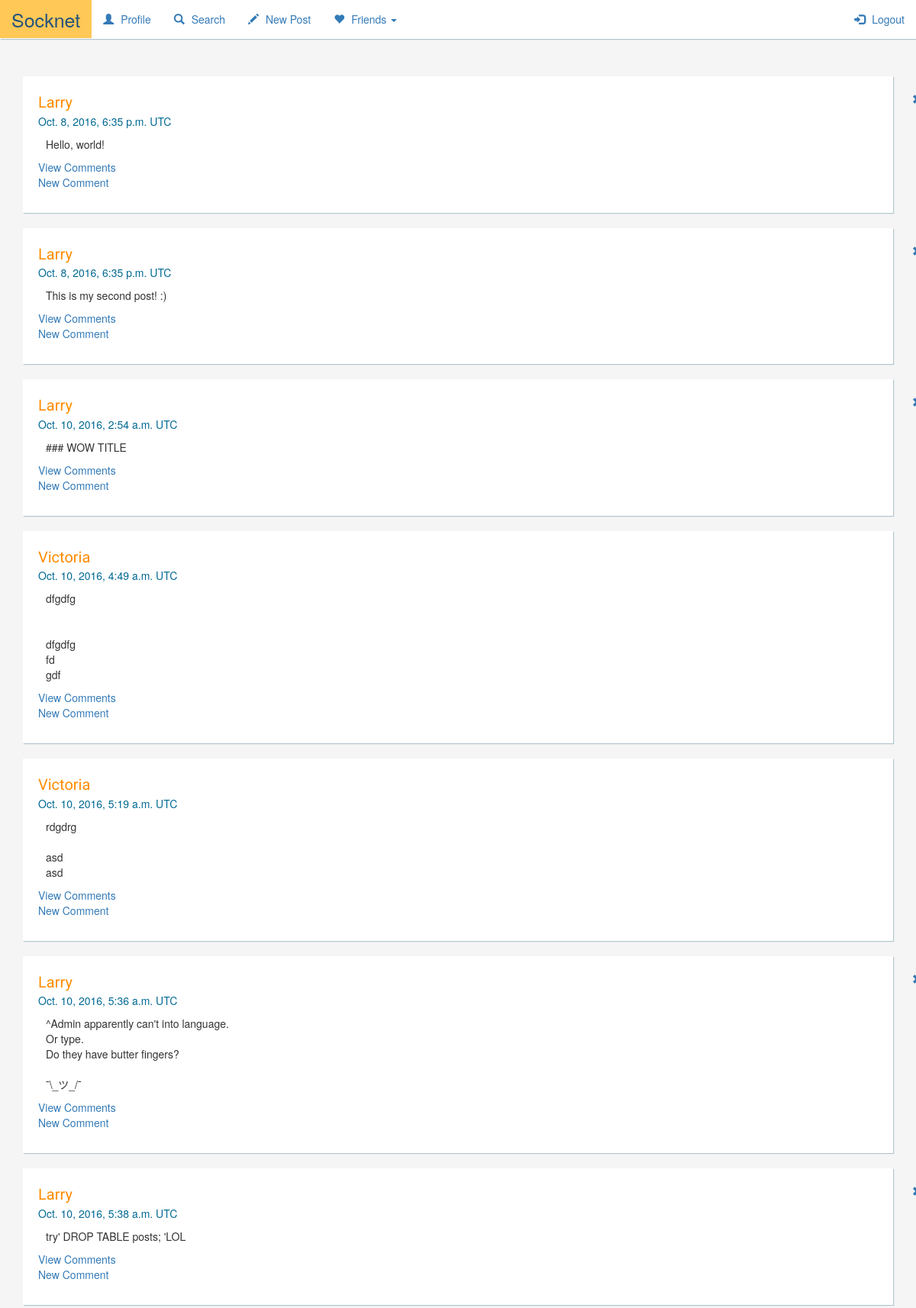
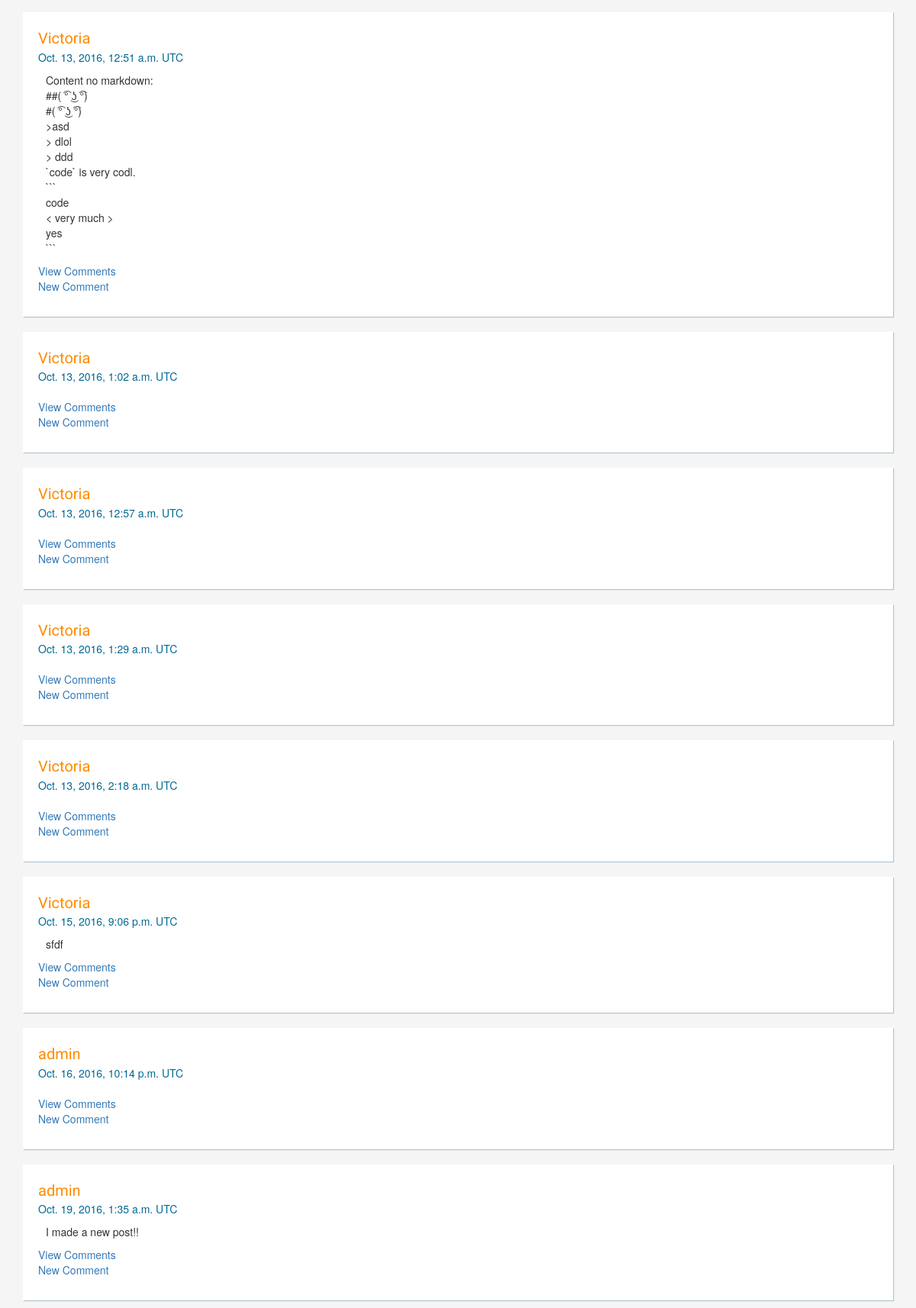
The app's page / (signed in), older data (2 pictures, top to bottom).
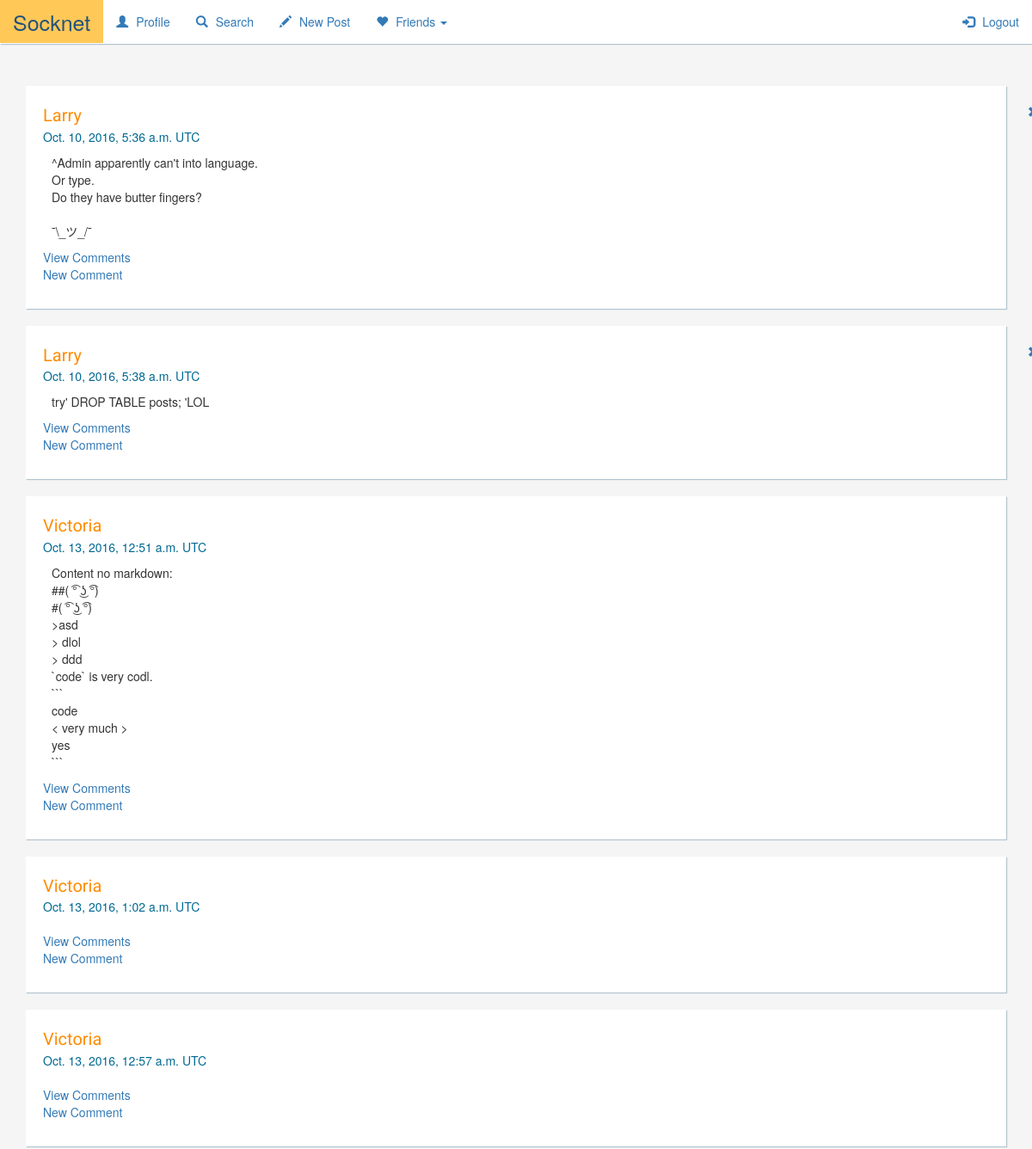
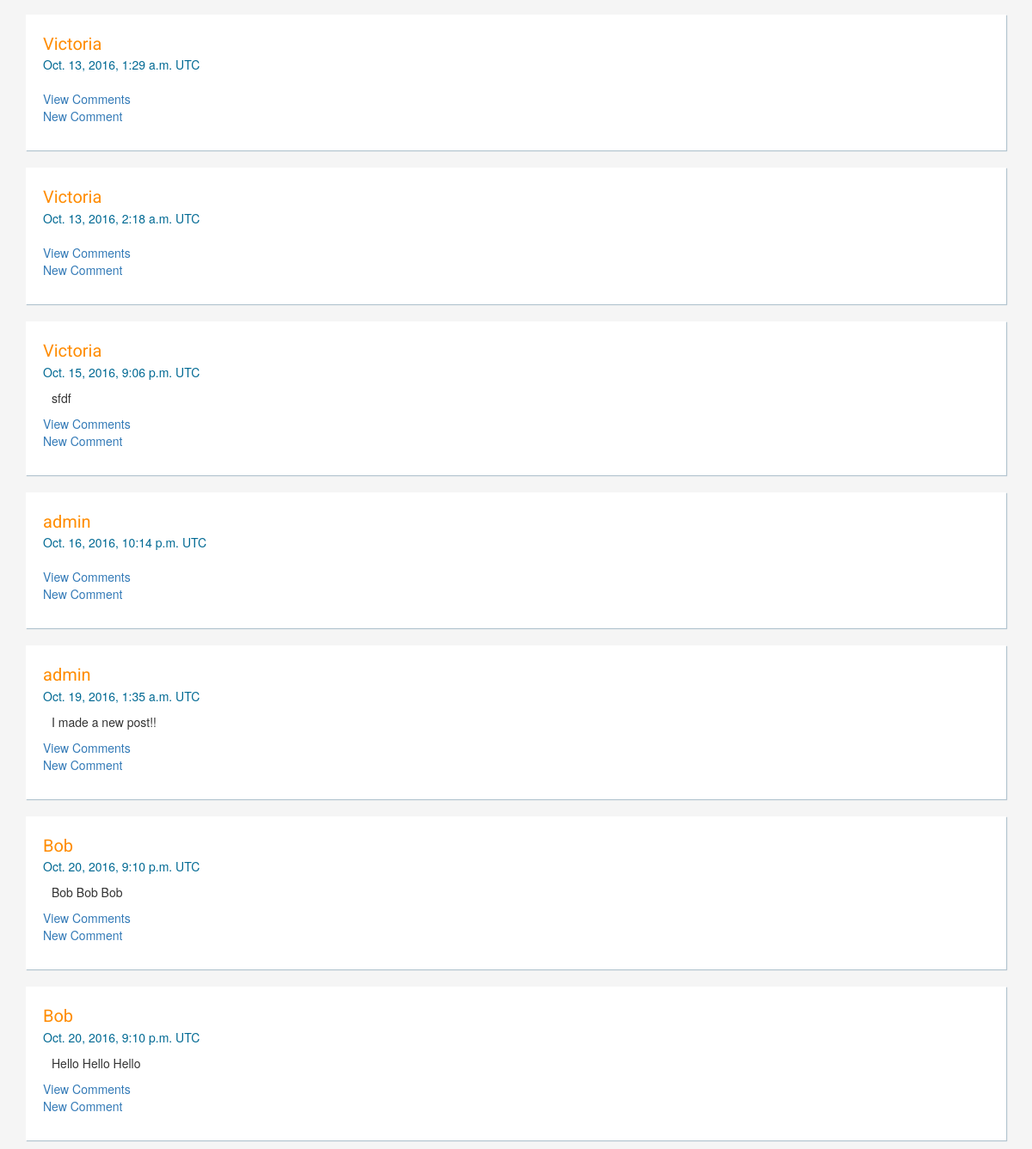
The same page, newer data (2 pictures, top to bottom).
### socknet/models.py (models this page shows, shortened)
class Post(models.Model):
    author = models.ForeignKey(Author, related_name="author")
    content = models.TextField(max_length=512)
    created_on = models.DateTimeField(auto_now=True)
    markdown = models.BooleanField()
    def view_content(self):
        return HTMLsafe.get_converted_content(self.markdown, self.content)

class Author(models.Model):
    user = models.OneToOneField(User)
    uuid = models.UUIDField(default=uuid.uuid4, editable=False)
    friends = models.ManyToManyField("self", related_name="my_friends", blank=True)
    who_im_following = models.ManyToManyField("self", related_name="my_followers", symmetrical=False, blank=True)
    ignored = models.ManyToManyField("self", related_name="ignored_by", symmetrical=False, blank=True)
    def get_pending_friend_requests(self):
        pending = self.my_followers.all()
        pending = pending.exclude(pk__in=self.ignored.all()) # ignored requests we have declined
        pending = pending.exclude(pk__in=self.friends.all()) # ignored people we are already friends with
        return pending

### socknet/views.py (the view)
# urls.py: url(r'^$', views.ListPosts.as_view(), name='list_posts'),
class ListPosts(LoginRequiredMixin, generic.ListView):
    model = Post
    template_name = 'socknet/list_posts.html'
    login_url = '/login/' # For login mixin
    def get_context_data(self, **kwargs):
        context = super(ListPosts, self).get_context_data(**kwargs)
        context['posts_list'] = Post.objects.order_by('-created_on')
        return context

### socknet/utils.py (called while the page is built, shortened)
    @staticmethod
    def _unescape_markdown(text):
        tmp = text
        parser = HTMLParser.HTMLParser()
        tmp = tmp.split('<')
        starts = 0
        ends = 0
        code_tag_contents = []
        return '<'.join(code_tag_contents)

    @staticmethod
    def get_converted_content(markdown, text):
        safe_text = html.conditional_escape(text)
        if markdown:
            mark = safe_text.replace('&gt;', '>')
            mark = CommonMark.commonmark(mark)
            markdowned = HTMLsafe._unescape_markdown(mark)
            return markdowned.replace('\n', '<br/>')
        return safe_text.replace('\n', '<br/>')

### socknet/templates/socknet/list_posts.html
{% extends "base.html" %}
{% block content %}
    <ol class="feed">
        {% for post in object_list %}
        <li class="post">
            <div class="first-line">
                <div>
                    <a class="author-label" href="{% url 'profile' authorUUID=post.author.uuid %}">{{ post.author.user.username }}</a>
                </div>
                {% if post.author.uuid == user.author.uuid %}
                    <a class="delete" href="{% url 'author_check_delete' pk=post.pk %}">
                        <span class="glyphicon glyphicon-remove"></span>
                    </a>
                {% endif %}
            </div>
            <div class="author-date">
                {{ post.created_on }} UTC
            </div>
            <article class="content">
                {{post.view_content|safe}}
            </article>
            <p>
              <a href="{% url 'list_comments' post_pk=post.pk %}">View Comments</a><br/>
              <a href="{% url 'create_comment' post_pk=post.pk %}">New Comment</a>
            </p>
        </li>
        {% endfor %}
    </ol>
{% endblock %}

Row changes from the older to the newer data that the page shows:
removed Post: author.user.username "Larry", created_on "Oct. 8, 2016, 6:35 p.m.", view_content "Hello, world!"
removed Post: author.user.username "Larry", created_on "Oct. 8, 2016, 6:35 p.m.", view_content "This is my second post! :)"
removed Post: author.user.username "Larry", created_on "Oct. 10, 2016, 2:54 a.m.", view_content "### WOW TITLE"
removed Post: author.user.username "Victoria", created_on "Oct. 10, 2016, 4:49 a.m.", view_content "dfgdfg dfgdfg fd gdf"
removed Post: author.user.username "Victoria", created_on "Oct. 10, 2016, 5:19 a.m.", view_content "rdgdrg asd asd"
added Post: author.user.username "Bob", created_on "Oct. 20, 2016, 9:10 p.m.", view_content "Bob Bob Bob"
added Post: author.user.username "Bob", created_on "Oct. 20, 2016, 9:10 p.m.", view_content "Hello Hello Hello"
